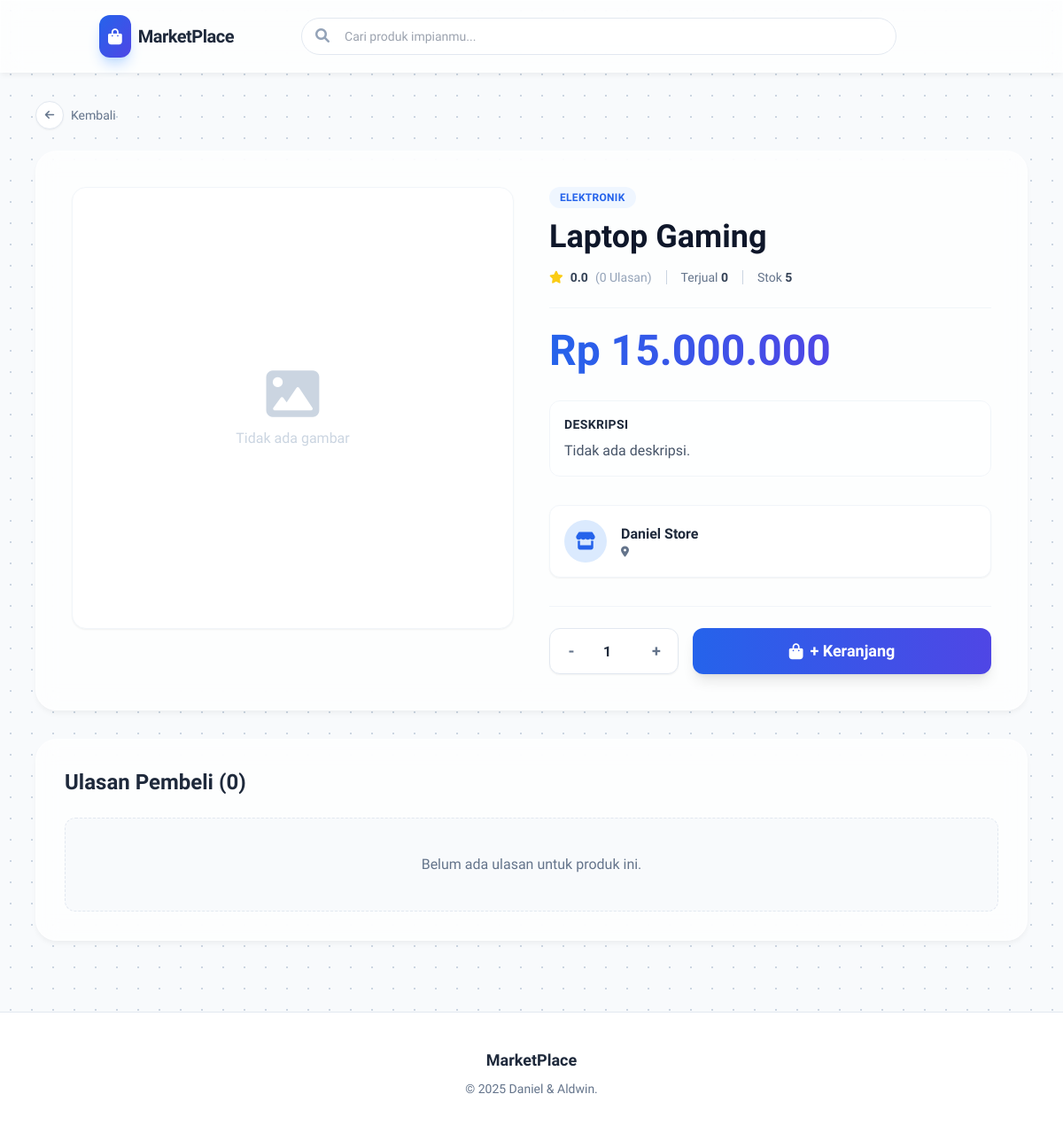
Before: /views/detail.php?id=1 with the older database file.
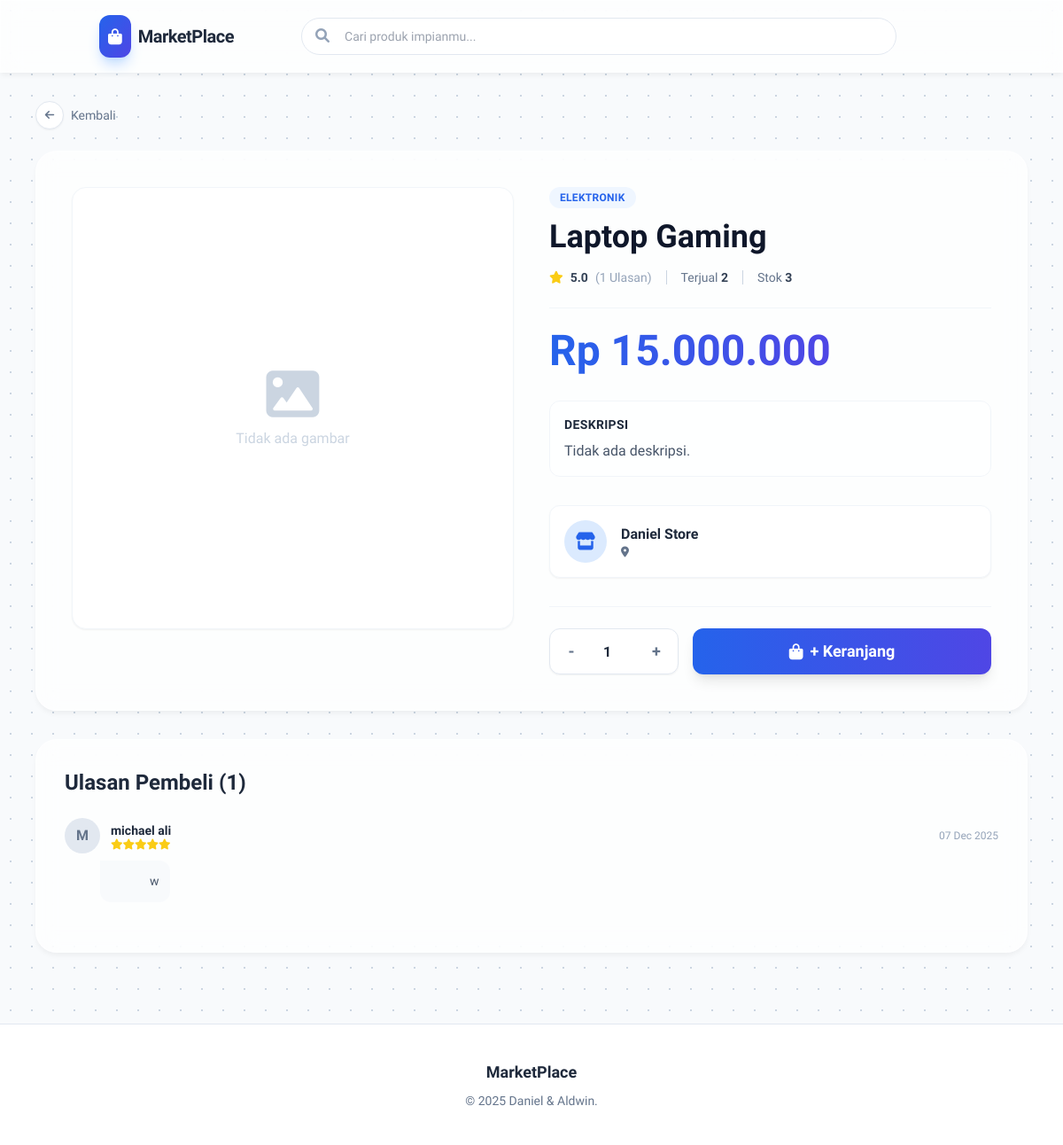
After: the same page with the newer database file.
### tables this page shows
CREATE TABLE `products` (
  `id` int(11) NOT NULL,
  `shop_id` int(11) NOT NULL,
  `category_id` int(11) NOT NULL,
  `nama_produk` varchar(100) NOT NULL,
  `deskripsi` text DEFAULT NULL,
  `harga` decimal(10,2) NOT NULL,
  `stok` int(11) NOT NULL,
  `gambar` varchar(255) DEFAULT NULL,
  `created_at` timestamp NOT NULL DEFAULT current_timestamp(),
  `terjual` int(11) DEFAULT 0
);

CREATE TABLE `categories` (
  `id` int(11) NOT NULL,
  `nama_kategori` varchar(50) NOT NULL
);

CREATE TABLE `shops` (
  `id` int(11) NOT NULL,
  `user_id` int(11) NOT NULL,
  `nama_toko` varchar(100) NOT NULL,
  `deskripsi_toko` text DEFAULT NULL,
  `alamat_toko` text DEFAULT NULL,
  `created_at` timestamp NOT NULL DEFAULT current_timestamp()
);

CREATE TABLE `product_reviews` (
  `id` int(11) NOT NULL,
  `user_id` int(11) NOT NULL,
  `product_id` int(11) NOT NULL,
  `rating` int(1) NOT NULL,
  `review` text DEFAULT NULL,
  `created_at` timestamp NOT NULL DEFAULT current_timestamp()
);

CREATE TABLE `users` (
  `id` int(11) NOT NULL,
  `username` varchar(50) NOT NULL,
  `password` varchar(255) NOT NULL,
  `nama_lengkap` varchar(100) DEFAULT NULL,
  `email` varchar(100) DEFAULT NULL,
  `role` enum('admin','member') DEFAULT 'member',
  `created_at` timestamp NOT NULL DEFAULT current_timestamp(),
  `balance` decimal(15,2) DEFAULT 0.00
);

### Controllers/ProductController.php (called while the page is built, shortened)
<?php
require_once '../config/Database.php';
class ProductController {
    private $conn;
    private $table = "products";
    public function __construct() {
        $database = new Database();
        $this->conn = $database->getConnection();
    }
    public function getPublicProduct($id) {
        $query = "SELECT p.*, s.nama_toko, s.alamat_toko, c.nama_kategori,
                  (SELECT COALESCE(SUM(oi.quantity), 0) FROM order_items oi WHERE oi.product_id = p.id) as terjual,
                  (SELECT COALESCE(AVG(rating), 0) FROM product_reviews WHERE product_id = p.id) as rating_produk,
                  (SELECT COUNT(*) FROM product_reviews WHERE product_id = p.id) as jumlah_review
                  FROM " . $this->table . " p
                  JOIN shops s ON p.shop_id = s.id
                  JOIN categories c ON p.category_id = c.id
                  WHERE p.id = :id LIMIT 1";
        $stmt = $this->conn->prepare($query);
        $stmt->bindParam(':id', $id);
        $stmt->execute();
        return $stmt->fetch(PDO::FETCH_ASSOC);
    }
}
?>

### config/Database.php (called while the page is built, shortened)
<?php
class Database {
    private $host = "localhost";
    private $db_name = "db_toko_online";
    private $username = "root";
    private $password = "";
    public function getConnection() {
        $this->conn = null;
        try {
            $this->conn = new PDO("mysql:host=" . $this->host . ";dbname=" . $this->db_name, $this->username, $this->password);
            $this->conn->setAttribute(PDO::ATTR_ERRMODE, PDO::ERRMODE_EXCEPTION);
        } catch(PDOException $exception) {
            die(json_encode(['status' => 'error', 'message' => 'Database Error: ' . $exception->getMessage()]));
        }
        return $this->conn;
    }
}
?>

### Controllers/ReviewController.php (called while the page is built, shortened)
<?php
require_once '../config/Database.php';
class ReviewController {
    private $conn;
    private $table = "product_reviews";
    public function __construct() {
        $database = new Database();
        $this->conn = $database->getConnection();
    }
    public function getReviews($productId) {
        $query = "SELECT r.*, u.nama_lengkap, u.username
                  FROM " . $this->table . " r
                  JOIN users u ON r.user_id = u.id
                  WHERE r.product_id = :pid
                  ORDER BY r.created_at DESC";
        $stmt = $this->conn->prepare($query);
        $stmt->bindParam(':pid', $productId);
        $stmt->execute();
        return $stmt->fetchAll(PDO::FETCH_ASSOC);
    }
}
?>

### Views/detail.php (the view, shortened to what the changed rows need)
<?php
require_once '../config/Database.php';
require_once '../Controllers/ProductController.php';
require_once '../Controllers/ReviewController.php';
$id = $_GET['id'];
$productObj = new ProductController();
$product = $productObj->getPublicProduct($id);
$reviewObj = new ReviewController();
$reviews = $reviewObj->getReviews($id);
?>
<!DOCTYPE html>
<html lang="id">
<head>
    <script src="https://cdn.tailwindcss.com"></script>
    <link rel="stylesheet" href="https://cdnjs.cloudflare.com/ajax/libs/font-awesome/6.0.0/css/all.min.css">
    <link rel="stylesheet" href="../assets/css/style.css">
</head>
<body class="bg-slate-50 text-slate-800">
    <div class="container mx-auto px-4 py-8 max-w-6xl">
        <div class="glass rounded-3xl p-6 md:p-10 mb-8 animate-enter">
            <div class="grid grid-cols-1 md:grid-cols-2 gap-10">
                <div class="flex flex-col h-full">
                    <div class="inline-block px-3 py-1 rounded-full bg-blue-50 text-blue-600 text-xs font-bold uppercase tracking-wide mb-3 w-fit">
                        <?php echo htmlspecialchars($product['nama_kategori']); ?>
                    </div>
                    <h1 class="text-3xl md:text-4xl font-extrabold text-slate-900 mb-4 leading-tight">
                        <?php echo htmlspecialchars($product['nama_produk']); ?>
                    </h1>
                    <div class="flex items-center gap-4 text-sm text-slate-500 mb-6 border-b border-slate-100 pb-6">
                        <div class="flex items-center gap-1 text-yellow-400">
                            <i class="fas fa-star"></i>
                            <span class="text-slate-700 font-bold ml-1"><?php echo number_format($product['rating_produk'], 1); ?></span>
                            <span class="text-slate-400 font-normal ml-1">(<?php echo $product['jumlah_review']; ?> Ulasan)</span>
                        </div>
                        <div>Terjual <span class="font-bold text-slate-700"><?php echo $product['terjual']; ?></span></div>
                        <div>Stok <span class="font-bold text-slate-700"><?php echo $product['stok']; ?></span></div>
                    </div>
                    <div class="mb-8">
                        <span class="text-4xl md:text-5xl font-extrabold text-transparent bg-clip-text bg-gradient-to-r from-blue-600 to-indigo-600">
                        </span>
                    </div>
                    <div class="bg-white/50 rounded-xl p-4 border border-slate-100 mb-8">
                        <h3 class="font-bold text-slate-800 mb-2 text-sm uppercase tracking-wide">Deskripsi</h3>
                        <p class="text-slate-600 leading-relaxed text-sm md:text-base">
                            <?php echo nl2br(htmlspecialchars($product['deskripsi'] ?: 'Tidak ada deskripsi.')); ?>
                        </p>
                    </div>
                    <div class="bg-white rounded-xl p-4 flex items-center gap-4 border border-slate-100 mb-8 shadow-sm">
                        <div class="w-12 h-12 bg-blue-100 rounded-full flex items-center justify-center text-blue-600 font-bold text-xl">
                        </div>
                        <div>
                            <div class="font-bold text-slate-800"><?php echo htmlspecialchars($product['nama_toko']); ?></div>
                            <div class="text-xs text-slate-500"><i class="fas fa-map-marker-alt"></i> <?php echo htmlspecialchars($product['alamat_toko']); ?></div>
                        </div>
                    </div>
                    <div class="mt-auto pt-6 border-t border-slate-100">
                        <div class="flex gap-4">
                        </div>
                    </div>
                </div>
            </div>
        </div>
        <div class="glass rounded-3xl p-8 animate-enter" style="animation-delay: 0.2s">
            <h2 class="text-2xl font-bold text-slate-800 mb-6">Ulasan Pembeli (<?php echo count($reviews); ?>)</h2>
            <div class="space-y-6">
                <?php foreach($reviews as $r): ?>
                <div class="border-b border-slate-100 pb-6 last:border-0">
                    <div class="flex items-center justify-between mb-2">
                        <div class="flex items-center gap-3">
                            <div class="w-10 h-10 rounded-full bg-slate-200 text-slate-500 flex items-center justify-center font-bold">
                                <?php echo strtoupper(substr($r['nama_lengkap'], 0, 1)); ?>
                            </div>
                            <div>
                                <p class="font-bold text-slate-800 text-sm"><?php echo htmlspecialchars($r['nama_lengkap']); ?></p>
                                <div class="flex text-xs text-yellow-400">
                                    <?php for($i=0; $i<$r['rating']; $i++) echo '<i class="fas fa-star"></i>'; ?>
                                </div>
                            </div>
                        </div>
                        <span class="text-xs text-slate-400"><?php echo date('d M Y', strtotime($r['created_at'])); ?></span>
                    </div>
                    <p class="text-slate-600 text-sm leading-relaxed pl-14 bg-slate-50 p-3 rounded-xl rounded-tl-none ml-10 inline-block">
                        <?php echo htmlspecialchars($r['review']); ?>
                    </p>
                </div>
                <?php endforeach; ?>
                <?php if(empty($reviews)): ?>
                <div class="text-center py-10 bg-slate-50 rounded-xl border border-dashed border-slate-200">
                    <p class="text-slate-500">Belum ada ulasan untuk produk ini.</p>
                </div>
                <?php endif; ?>
            </div>
        </div>
    </div>
</body>
</html>

Changed rows visible on the page:
changed products "Laptop Gaming": stok "5" → "3"
added product_reviews: user.nama_lengkap "M", user.nama_lengkap "michael ali", rating 5 (drawn), created_at "07 Dec 2025", review "w"
Other visible differences:
$product['rating_produk']: "0.0" → "5.0"
$product['jumlah_review']: "0" → "1"
$product['terjual']: "0" → "2"
count($reviews): "0" → "1"
text no longer shown: "Belum ada ulasan untuk produk ini."
